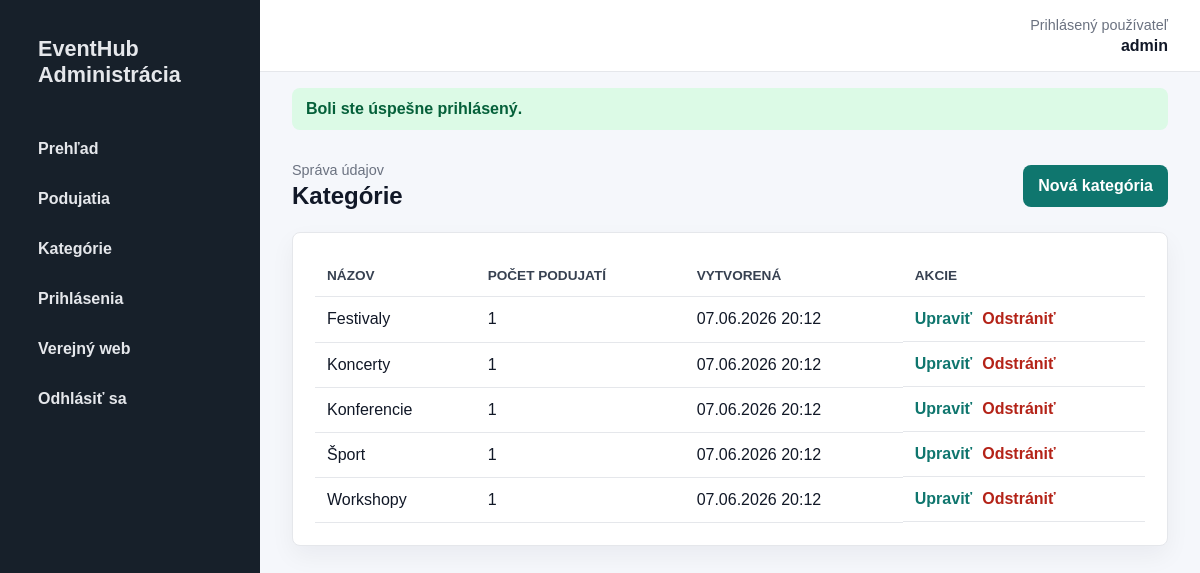
Screenshot of /index.php?page=admin_categories (signed in) with the database file from the repository.
### tables this page shows
CREATE TABLE categories (
    id INT UNSIGNED AUTO_INCREMENT,
    name VARCHAR(120) NOT NULL,
    created_at TIMESTAMP NOT NULL DEFAULT CURRENT_TIMESTAMP,

    PRIMARY KEY (id),
    UNIQUE KEY idx_categories_name (name)
);

### core/Controller.php (called while the page is built, shortened)
<?php
class Controller
{
    protected function render(string $view, array $data = [], bool $admin = false): void
    {
        extract($data, EXTR_SKIP);
        $viewFile = APP_ROOT . '/views/' . $view . '.php';
        require $viewFile;
    }
}

### controllers/CategoryController.php (called while the page is built, shortened)
<?php
class CategoryController extends Controller
{
    private Category $categoryModel;
    public function __construct()
    {
        $this->categoryModel = new Category();
    }
    public function adminIndex(): void
    {
        $this->render('admin/categories/index', [
            'pageTitle' => 'Správa kategórií',
            'categories' => $this->categoryModel->all(),
        ], true);
    }
}

### index.php (called while the page is built, shortened)
<?php
spl_autoload_register(function (string $className): void {
    $directories = ['config', 'core', 'models', 'controllers'];
    foreach ($directories as $directory) {
        $file = __DIR__ . '/' . $directory . '/' . $className . '.php';
        if (is_file($file)) {
            return;
        }
    }
});
$routes = [
    'home' => [HomeController::class, 'index'],
    'events' => [EventController::class, 'index'],
    'event_detail' => [EventController::class, 'detail'],
    'contact' => [ContactController::class, 'index'],
    'register' => [UserController::class, 'register'],
    'user_login' => [AuthController::class, 'login'],
    'user_logout' => [UserController::class, 'logout'],
    'profile' => [UserController::class, 'profile'],
    'event_register' => [EventController::class, 'registerForEvent'],
    'event_unregister' => [EventController::class, 'unregisterFromEvent'],
    'login' => [AuthController::class, 'login'],
    'logout' => [AuthController::class, 'logout'],
    'admin_dashboard' => [AdminController::class, 'dashboard'],
    'admin_registrations' => [AdminController::class, 'registrations'],
    'admin_events' => [EventController::class, 'adminIndex'],
    'admin_event_create' => [EventController::class, 'adminCreate'],
    'admin_event_edit' => [EventController::class, 'adminEdit'],
    'admin_event_delete' => [EventController::class, 'adminDelete'],
    'admin_categories' => [CategoryController::class, 'adminIndex'],
    'admin_category_create' => [CategoryController::class, 'adminCreate'],
    'admin_category_edit' => [CategoryController::class, 'adminEdit'],
    'admin_category_delete' => [CategoryController::class, 'adminDelete'],
];
$page = $_GET['page'] ?? 'home';
[$controllerName, $method] = $routes[$page];
try {
    $controller = new $controllerName();
    $controller->$method();
} catch (Throwable $exception) {
    http_response_code(500);
    error_log($exception->getMessage());
    $pageTitle = 'Chyba aplikácie';
    $errorMessage = 'Nastala neočakávaná chyba. Skontrolujte konfiguráciu databázy alebo to skúste neskôr.';
    require __DIR__ . '/views/partials/header.php';
    require __DIR__ . '/views/error.php';
    require __DIR__ . '/views/partials/footer.php';
}

### core/Helpers.php (called while the page is built, shortened)
<?php
function e(?string $value): string
{
    return htmlspecialchars((string) $value, ENT_QUOTES, 'UTF-8');
}
function url(string $page, array $params = []): string
{
    $query = array_merge(['page' => $page], $params);
    return BASE_URL . '?' . http_build_query($query);
}
function format_date(?string $date): string
{
    return date('d.m.Y H:i', strtotime($date));
}

### core/Model.php (called while the page is built, shortened)
<?php
class Model
{
    public function __construct()
    {
        $this->db = Database::getConnection();
    }
}

### config/Database.php (called while the page is built, shortened)
<?php
class Database
{
    private static ?PDO $connection = null;
    public static function getConnection(): PDO
    {
        if (self::$connection === null) {
            $dsn = sprintf(
                'mysql:host=%s;dbname=%s;charset=%s',
                DB_HOST,
                DB_NAME,
                DB_CHARSET
            );
            self::$connection = new PDO($dsn, DB_USER, DB_PASS, [
                PDO::ATTR_ERRMODE => PDO::ERRMODE_EXCEPTION,
                PDO::ATTR_DEFAULT_FETCH_MODE => PDO::FETCH_ASSOC,
                PDO::ATTR_EMULATE_PREPARES => false,
            ]);
        }
        return self::$connection;
    }
}

### models/Category.php (called while the page is built, shortened)
<?php
class Category extends Model
{
    public function all(): array
    {
        $stmt = $this->db->query(
            'SELECT c.id, c.name, c.created_at, COUNT(e.id) AS events_count
             FROM categories c
             LEFT JOIN events e ON e.category_id = c.id
             GROUP BY c.id, c.name, c.created_at
             ORDER BY c.name ASC'
        );
        return $stmt->fetchAll();
    }
}

### views/admin/categories/index.php (the view, shortened to what this page needs)
<section class="admin-page-header">
    <div>
        <p class="muted">Správa údajov</p>
        <h1>Kategórie</h1>
    </div>
    <a class="btn" href="<?= url('admin_category_create') ?>">Nová kategória</a>
</section>
<div class="panel">
    <div class="table-wrap">
        <table>
            <thead>
                <tr>
                    <th>Názov</th>
                    <th>Počet podujatí</th>
                    <th>Vytvorená</th>
                    <th>Akcie</th>
                </tr>
            </thead>
            <tbody>
                <?php foreach ($categories as $category): ?>
                    <tr>
                        <td><?= e($category['name']) ?></td>
                        <td><?= (int) $category['events_count'] ?></td>
                        <td><?= e(format_date($category['created_at'])) ?></td>
                        <td class="actions">
                            <a href="<?= url('admin_category_edit', ['id' => $category['id']]) ?>">Upraviť</a>
                            <a class="danger" href="<?= url('admin_category_delete', ['id' => $category['id']]) ?>">Odstrániť</a>
                        </td>
                    </tr>
                <?php endforeach; ?>
            </tbody>
        </table>
    </div>
</div>

### public/css/admin.css (style rules this page uses)
:root { --bg: #f5f7fb; --surface: #ffffff; --text: #111827; --muted: #6b7280; --line: #e5e7eb; --primary: #0f766e; --primary-dark: #0b5f59; --danger: #b42318; --sidebar: #17202a; }
* { box-sizing: border-box; }
body { margin: 0; background: var(--bg); color: var(--text); font-family: Arial, Helvetica, sans-serif; }
a { color: inherit; text-decoration: none; }
.admin-page-header, .panel-heading { display: flex; justify-content: space-between; gap: 20px; align-items: center; margin-bottom: 22px; }
.admin-page-header h1, .panel-heading h2 { margin: 0; }
.muted { margin: 0 0 4px; color: var(--muted); font-size: 0.9rem; }
.btn { display: inline-flex; align-items: center; justify-content: center; min-height: 42px; padding: 9px 15px; border: 0; border-radius: 8px; background: var(--primary); color: #ffffff; font-weight: 800; cursor: pointer; }
.stat-card, .panel { border: 1px solid var(--line); border-radius: 8px; background: var(--surface); box-shadow: 0 10px 24px rgba(17, 24, 39, 0.05); }
.panel { padding: 22px; }
.table-wrap { overflow-x: auto; }
table { width: 100%; border-collapse: collapse; min-width: 680px; }
th, td { padding: 13px 12px; border-bottom: 1px solid var(--line); text-align: left; vertical-align: top; }
th { color: #374151; font-size: 0.85rem; text-transform: uppercase; }
.actions { display: flex; flex-wrap: wrap; gap: 10px; font-weight: 800; }
.actions a { color: var(--primary); }
.actions .danger { color: var(--danger); }

### rows the page displays
categories: name "Festivaly", events_count "1", created_at "07.06.2026 20:12"
categories: name "Koncerty", events_count "1", created_at "07.06.2026 20:12"
categories: name "Konferencie", events_count "1", created_at "07.06.2026 20:12"
categories: name "Šport", events_count "1", created_at "07.06.2026 20:12"
categories: name "Workshopy", events_count "1", created_at "07.06.2026 20:12"

### other values shown
Session::get('admin_username', 'admin') "admin"
$success "Boli ste úspešne prihlásený."
